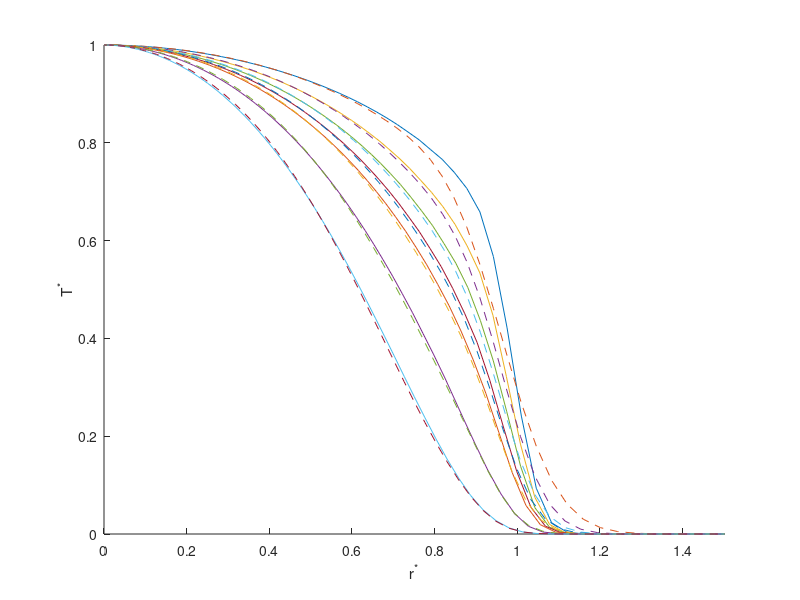
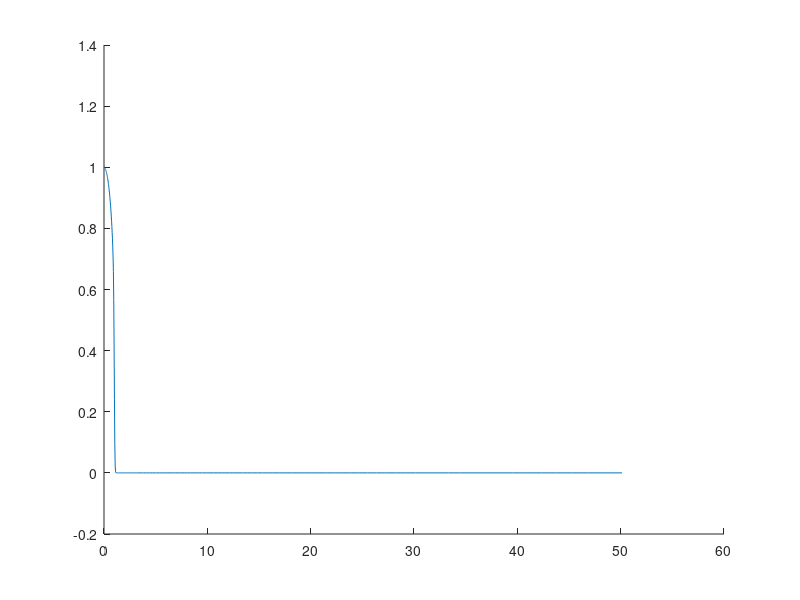

The MATLAB script that drew these images, in order: (Note: this script raises an error after producing the figures.)
%%
%2D axissymmetric and 2D Vinsome
clc;clear;
Q=0.0075.*2;
H=20;
time_array=[1,2,3,4,5,10,20];
poro=0.25;
rho_s=2600;
rho_w=1000;
c_s=1040;
c_w=4000;
rho_c=(1-poro)*rho_s*c_s + poro*rho_w*c_w;
lambda=2.2;
figure;hold on;
for i=1:7
    
    time=time_array(i);
    t=time*365*24*60*60;
    r_0=sqrt(Q*rho_w*c_w*t/(rho_c*pi*H));
    
    A=dlmread('2D axissymmetric output.txt', '', 9, 0);
    A_aq=A(find(A(:,2)<=H/2),:);
    x0 = A_aq(:,1);
    y = A_aq(:,2);
    rangex=sort(uniquetol(x0,0.00001));
    rangey=sort(uniquetol(y,0.01));
    [X,Y] = meshgrid(rangex,rangey);
    Z = griddata(A(:,1),A(:,2),A(:,i+2),X,Y);
    avg_T=zeros(length(rangex),1);
    for dp=1:length(rangex)
        B=Z(:,dp);
        avg_T(dp)=trapz(rangey,B)./(H/2);
    end
    plot(rangex./r_0,(avg_T-14.8)./(25.8-14.8))
    
    A2=dlmread('2D Vinsome output.txt', '', 9, 0);
    A2_aq=A2(find(A2(:,2)<=H/2),:);
    x02 = A2_aq(:,1);
    y2 = A2_aq(:,2);
    rangex2=sort(uniquetol(x02,0.00001));
    rangey2=sort(uniquetol(y2,0.01));
    [X2,Y2] = meshgrid(rangex2,rangey2);
    Z2 = griddata(A2(:,1),A2(:,2),A2(:,i+2),X2,Y2);
    avg_T2=zeros(length(rangex2),1);
    for dp2=1:length(rangex2)
        B2=Z2(:,dp2);
        avg_T2(dp2)=trapz(rangey2,B2)./(H/2);
    end
    plot(rangex2./r_0,(avg_T2-14.8)./(25.8-14.8),'--');
    
end
xlim([0,1.5])
ylim([0,1])
hold off;
xlabel('r^*');
ylabel('T^*');


%%
%2D axissymmetric and 1D Vinsome
clc;clear;
Q=0.0075.*2;
H=20;
time_array=[1,2,3,4,5,10,20];
poro=0.25;
rho_s=2600;
rho_w=1000;
c_s=1040;
c_w=4000;
rho_c=(1-poro)*rho_s*c_s + poro*rho_w*c_w;
lambda=2.2;
figure;hold on;
for i=1:7
    
    time=time_array(i);
    t=time*365*24*60*60;
    r_0=sqrt(Q*rho_w*c_w*t/(rho_c*pi*H));
    
    A=dlmread('2D axissymmetric output.txt', '', 9, 0);
    A_aq=A(find(A(:,2)<=H/2),:);
    x0 = A_aq(:,1);
    y = A_aq(:,2);
    rangex=sort(uniquetol(x0,0.00001));
    rangey=sort(uniquetol(y,0.01));
    [X,Y] = meshgrid(rangex,rangey);
    Z = griddata(A(:,1),A(:,2),A(:,i+2),X,Y);
    avg_T=zeros(length(rangex),1);
    for dp=1:length(rangex)
        B=Z(:,dp);
        avg_T(dp)=trapz(rangey,B)./(H/2);
    end
    plot(rangex./r_0,(avg_T-14.8)./(25.8-14.8))
    
    r_star_array=xlsread(strcat('1D Vinsome output r',...
    '.xlsx'));
    T_star_array=xlsread(strcat('1D Vinsome output T',...
    '.xlsx'));
    plot(r_star_array(2:end,i),T_star_array(2:end,i),'--');
    
end
xlim([0,1.5])
ylim([0,1])
hold off;
xlabel('r^*');
ylabel('T^*');


%%
%2D axissymmetric and 1D Newton
clc;clear;
syms h_star x r_star0;
Q=0.0075.*2;
H=20;
time_array=[1,2,3,4,5,10,20];
poro=0.25;
rho_s=2600;
rho_w=1000;
c_s=1040;
c_w=4000;
rho_c=(1-poro)*rho_s*c_s + poro*rho_w*c_w;
lambda=2.2;
figure;hold on;
for i=1:7
    
    time=time_array(i);
    t=time*365*24*60*60;
    r_0=sqrt(Q*rho_w*c_w*t/(rho_c*pi*H));
    
    A=dlmread('2D axissymmetric output.txt', '', 9, 0);
    A_aq=A(find(A(:,2)<=H/2),:);
    x0 = A_aq(:,1);
    y = A_aq(:,2);
    rangex=sort(uniquetol(x0,0.00001));
    rangey=sort(uniquetol(y,0.01));
    [X,Y] = meshgrid(rangex,rangey);
    Z = griddata(A(:,1),A(:,2),A(:,i+2),X,Y);
    avg_T=zeros(length(rangex),1);
    for dp=1:length(rangex)
        B=Z(:,dp);
        avg_T(dp)=trapz(rangey,B)./(H/2);
    end
    plot(rangex./r_0,(avg_T-14.8)./(25.8-14.8))
    
    rhoc_f=rho_w*c_w;
    D=lambda/rho_c;
    t_0=H^2/(4*D);
    alpha=Q*rhoc_f/(4*pi*H*lambda);  
    fun= @(x,h_star,r_star0) exp(-alpha*h_star*t/t_0*r_star0^2/x-x-gammaln(alpha)+(alpha-1)*log(x));
    T = vpaintegral(fun,x,[alpha*r_star0^2,Inf], 'RelTol', 1e-12, 'AbsTol', 0);
    T2 = @(h0,r0) double(subs(subs(T,r_star0,r0),h_star,h0));
    [h_best,resnorm] = lsqcurvefit(T2,2,rangex./r_0,(avg_T-14.8)./(25.8-14.8));
    plot(rangex./r_0,T2(h_best,rangex./r_0),'--');
    
end
xlim([0,1.5])
ylim([0,1])
hold off;
xlabel('r^*');
ylabel('T^*');